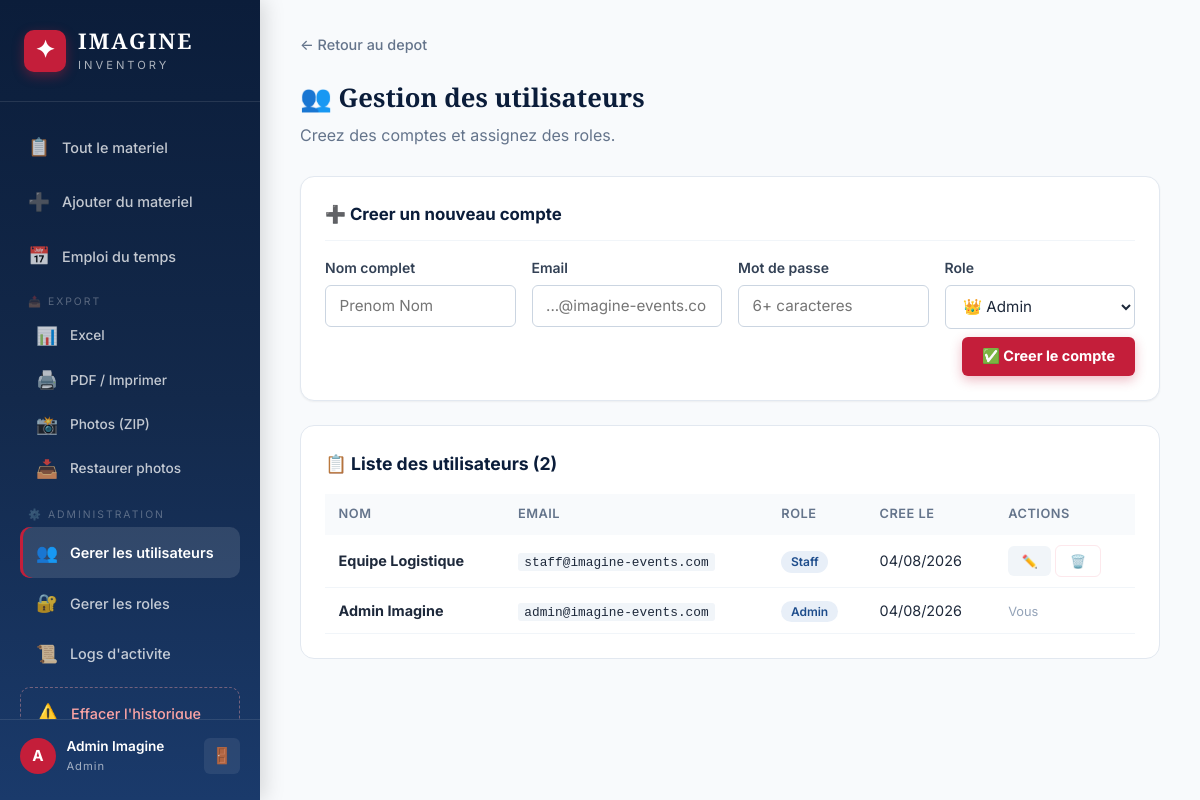
Page /admin/users (signed in) on the committed database.
### app.py (models this page shows, shortened)
class User(UserMixin, db.Model):
    __tablename__ = 'users'
    id = db.Column(db.Integer, primary_key=True); email = db.Column(db.String(150), unique=True, nullable=False)
    password_hash = db.Column(db.String(256), nullable=False); full_name = db.Column(db.String(150), nullable=False)
    role_id = db.Column(db.Integer, db.ForeignKey('roles.id'), nullable=True)
    created_at = db.Column(db.DateTime, default=tunisia_now)
    borrows = db.relationship('Borrow', backref='user', lazy=True)
    event_assignments = db.relationship('EventAssignment', backref='user', lazy=True)
    notifications = db.relationship('Notification', backref='user', lazy=True, foreign_keys='Notification.user_id')
    def has_permission(self, perm):
        role = db.session.get(CustomRole, self.role_id) if self.role_id else None
        return role.has_permission(perm) if role else False
    @property
    def role_name(self):
        role = db.session.get(CustomRole, self.role_id) if self.role_id else None
        return role.name if role else 'Aucun role'
    @property
    def unread_notifications(self):
        return Notification.query.filter_by(user_id=self.id, read=False).count()

class CustomRole(db.Model):
    __tablename__ = 'roles'
    id = db.Column(db.Integer, primary_key=True); name = db.Column(db.String(100), unique=True, nullable=False)
    icon = db.Column(db.String(10), default='👤'); description = db.Column(db.String(250), default='')
    permissions = db.Column(db.Text, default=''); created_at = db.Column(db.DateTime, default=tunisia_now)
    users = db.relationship('User', backref='role', lazy=True)
    def get_permissions(self):
        try: return json.loads(self.permissions) if self.permissions else []
        except: return []
    def has_permission(self, p): return p in self.get_permissions()

### app.py (the view)
@app.route('/admin/users')
@permission_required('manage_users')
def manage_users():
    users = User.query.order_by(User.created_at.desc()).all()
    return render_template('manage_users.html', users=users, all_roles=CustomRole.query.order_by(CustomRole.name).all())

### app.py (called while the page is built)
@login_manager.user_loader
def load_user(uid): return db.session.get(User, int(uid))

def permission_required(perm):
    def decorator(f):
        @wraps(f)
        @login_required
        def decorated(*args, **kwargs):
            if not current_user.has_permission(perm):
                try: log_action('permission_denied', f'Tentative d\'acces refuse : {perm}')
                except: pass
                flash('Acces refuse. Permission requise : ' + perm, 'error')
                return redirect(url_for('dashboard'))
            return f(*args, **kwargs)
        return decorated
    return decorator

### templates/manage_users.html (shortened to what this page needs)
{% extends "base.html" %}
{% block content %}
<div class="form-page" style="max-width:900px">
    <div class="breadcrumb"><a href="{{ url_for('dashboard') }}">← Retour au depot</a></div>
    <div class="page-header"><h1>👥 Gestion des utilisateurs</h1><p>Creez des comptes et assignez des roles.</p></div>
    <div class="form-card" style="margin-bottom:1.5rem">
        <h3 style="font-size:1.05rem;color:var(--blue-deep);margin-bottom:1rem;padding-bottom:.75rem;border-bottom:1px solid var(--gray-100)">➕ Creer un nouveau compte</h3>
        <form method="POST" action="{{ url_for('create_user') }}">
            <div class="form-row" style="grid-template-columns:1fr 1fr 1fr 1fr">
                <div class="form-group"><label>Nom complet</label><input type="text" name="full_name" required placeholder="Prenom Nom"></div>
                <div class="form-group"><label>Email</label><input type="email" name="email" required placeholder="...@imagine-events.com"></div>
                <div class="form-group"><label>Mot de passe</label><input type="password" name="password" required placeholder="6+ caracteres"></div>
                <div class="form-group"><label>Role</label><select name="role_id">{% for r in all_roles %}<option value="{{ r.id }}">{{ r.icon }} {{ r.name }}</option>{% endfor %}</select></div>
            </div>
            <div style="display:flex;justify-content:flex-end;padding-top:.5rem"><button class="btn btn-accent">✅ Creer le compte</button></div>
        </form>
    </div>
    <div class="detail-section"><h2>📋 Liste des utilisateurs ({{ users|length }})</h2>
        <div class="history-table-wrapper"><table class="history-table"><thead><tr><th>Nom</th><th>Email</th><th>Role</th><th>Cree le</th><th>Actions</th></tr></thead><tbody>
            {% for u in users %}<tr>
                <td><strong>{{ u.full_name }}</strong></td>
                <td><code style="font-size:.8rem">{{ u.email }}</code></td>
                <td><span class="status-badge" style="background:var(--blue-pale);color:var(--blue)">{{ u.role_name }}</span></td>
                <td>{{ u.created_at.strftime('%d/%m/%Y') }}</td>
                <td>{% if u.id != current_user.id %}
                    <button class="btn btn-sm btn-secondary" onclick="openEditUser('{{ u.id }}','{{ u.full_name|replace("'","\\'") }}',{{ u.role_id or 0 }})">✏️</button>
                    <form method="POST" action="{{ url_for('delete_user',uid=u.id) }}" style="display:inline" onsubmit="return confirm('Supprimer {{ u.full_name|replace("'","\\'") }} ?')"><button class="btn btn-sm btn-danger">🗑️</button></form>
                    {% else %}<span style="color:var(--gray-400);font-size:.8rem">Vous</span>{% endif %}
                </td>
            </tr>{% endfor %}
        </tbody></table></div>
    </div>
</div>
{% endblock %}

### templates/base.html (shortened to what this page needs)
<!DOCTYPE html>
<html lang="fr">
<head>
    <link rel="stylesheet" href="{{ url_for('static', filename='css/style.css') }}">
</head>
<body>
    {% if current_user.is_authenticated %}
    <aside class="sidebar" id="sidebar">
        <div class="sidebar-brand">
            <div class="brand-icon">✦</div>
            <div class="brand-text">
                <span class="brand-name">IMAGINE</span>
                <span class="brand-sub">Inventory</span>
            </div>
        </div>
        <nav class="sidebar-nav">
            <a href="{{ url_for('dashboard') }}" class="nav-item {% if request.endpoint == 'dashboard' %}active{% endif %}">
                <span class="nav-icon">📋</span><span>Tout le materiel</span>
            </a>
            {% if current_user.has_permission('manage_equipment') %}
            <a href="{{ url_for('add_equipment') }}" class="nav-item {% if request.endpoint == 'add_equipment' %}active{% endif %}">
                <span class="nav-icon">➕</span><span>Ajouter du materiel</span>
            </a>
            {% endif %}
            <a href="{{ url_for('schedule') }}" class="nav-item {% if request.endpoint == 'schedule' %}active{% endif %}">
                <span class="nav-icon">📅</span><span>Emploi du temps</span>
            </a>
            {% if current_user.has_permission('manage_equipment') %}
            <div style="margin:.25rem 0;padding:0 .5rem">
                <div style="font-size:.65rem;text-transform:uppercase;color:rgba(255,255,255,.3);letter-spacing:2px;padding:.25rem .5rem">📤 Export</div>
                <a href="{{ url_for('export_excel') }}" class="nav-item" style="font-size:.85rem;padding:.5rem 1rem">
                    <span class="nav-icon">📊</span><span>Excel</span>
                </a>
                <a href="{{ url_for('export_printer') }}" class="nav-item" style="font-size:.85rem;padding:.5rem 1rem" target="_blank">
                    <span class="nav-icon">🖨️</span><span>PDF / Imprimer</span>
                </a>
                <a href="{{ url_for('export_photos_zip') }}" class="nav-item" style="font-size:.85rem;padding:.5rem 1rem">
                    <span class="nav-icon">📸</span><span>Photos (ZIP)</span>
                </a>
                <a href="{{ url_for('restore_photos') }}" class="nav-item" style="font-size:.85rem;padding:.5rem 1rem">
                    <span class="nav-icon">📥</span><span>Restaurer photos</span>
                </a>
            </div>
            {% endif %}
            {% if current_user.has_permission('manage_users') %}
            <div style="margin:.25rem 0;padding:0 .5rem">
                <div style="font-size:.65rem;text-transform:uppercase;color:rgba(255,255,255,.3);letter-spacing:2px;padding:.25rem .5rem">⚙️ Administration</div>
                <a href="{{ url_for('manage_users') }}" class="nav-item {% if request.endpoint == 'manage_users' %}active{% endif %}">
                    <span class="nav-icon">👥</span><span>Gerer les utilisateurs</span>
                </a>
                <a href="{{ url_for('manage_roles') }}" class="nav-item {% if request.endpoint == 'manage_roles' %}active{% endif %}">
                    <span class="nav-icon">🔐</span><span>Gerer les roles</span>
                </a>
                <a href="{{ url_for('activity_logs') }}" class="nav-item {% if request.endpoint == 'activity_logs' %}active{% endif %}">
                    <span class="nav-icon">📜</span><span>Logs d'activite</span>
                </a>
                <a href="#" class="nav-item nav-danger" onclick="openClearHistoryModal();return false" title="⚠️ A utiliser avec precaution">
                    <span class="nav-icon">⚠️</span><span>Effacer l'historique</span>
                </a>
            </div>
            {% endif %}
        </nav>
        <div class="sidebar-footer">
            <div class="user-info">
                <div class="user-avatar">{{ current_user.full_name[0] | upper }}</div>
                <div>
                    <div class="user-name">{{ current_user.full_name }}</div>
                    <div class="user-role">{{ current_user.role_name }}</div>
                </div>
            </div>
            <a href="{{ url_for('logout') }}" class="logout-btn" title="Deconnexion">🚪</a>
        </div>
    </aside>
    {% endif %}
    <main class="main-content {% if not current_user.is_authenticated %}no-sidebar{% endif %}">
        {% block content %}{% endblock %}
    </main>
</body>
</html>

### rows in the picture
User: full_name "A", full_name "Admin Imagine", email "admin@imagine-events.com", role_name "Admin", created_at "04/08/2026", shows "Vous"
CustomRole: role_name "Admin"
User: full_name "Equipe Logistique", email "staff@imagine-events.com", role_name "Staff", created_at "04/08/2026"

### other values in the picture
{{ users|length }} "2"
form field role_id "👑 Admin"
